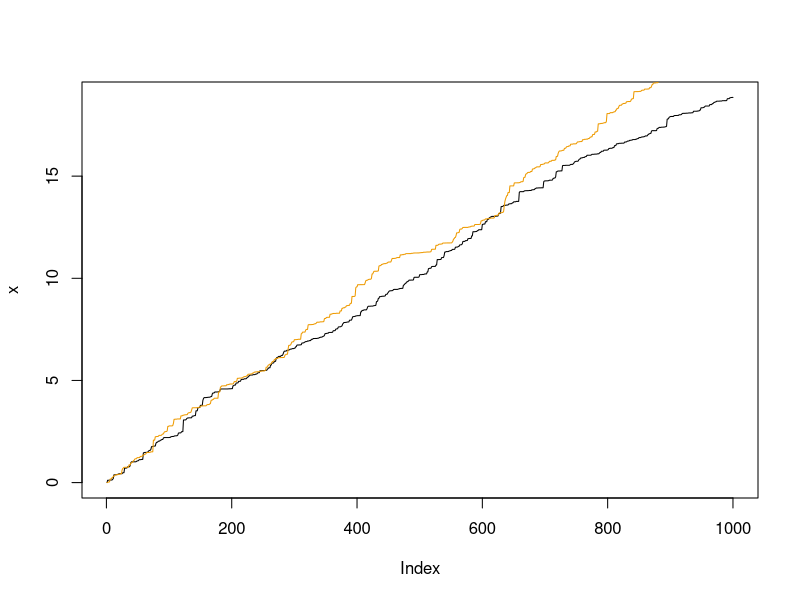
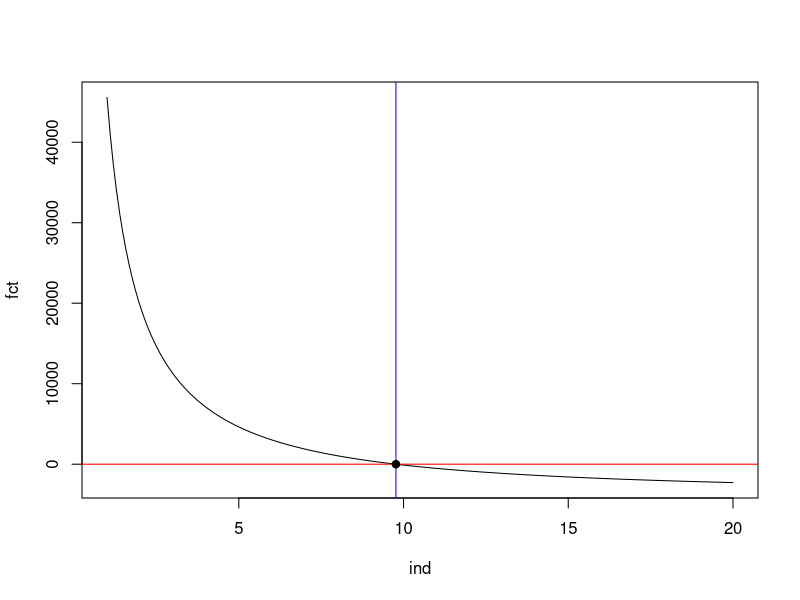

Write the R code that produced these figures, in order.

nbr_pts = 1000
L = nbr_pts
forme = 16
taux = 8
T = 10
N=1000
t = seq(0,T,length.out = nbr_pts)
U <- runif(L)
simulate = function() {
  x = numeric(nbr_pts)
  x[1] = 0
  delta_x <- qgamma(U, shape=forme*T/nbr_pts, rate=taux)
  for (i in 2:nbr_pts){
    x[i] = delta_x[i] + x[i - 1]
  }
  return(x)
}
x = simulate()
delta_x = x[2:L]-x[1:L-1]
plot(x,type='l')
forme_est = x[L]^2/(0.01*(L*sum(delta_x^2)-x[L]^2))
taux_est = (x[L]*L)/(L*sum(delta_x^2)-x[L]^2)
delta_nouveau = qgamma(runif(L),shape = forme_est*T/nbr_pts, rate = taux_est)
y = numeric(nbr_pts)
y[1] = 0
for (j in 2:nbr_pts){
  y[j]= delta_nouveau[j]+y[j-1]
}
lines(y,type='l',col = "orange2")
LOG <- log(delta_x)

a <- function(b){
  s <- 0
  
  for(i in 1:L){   # ✅ correct loop
    if (!is.na(LOG[i]) && is.finite(LOG[i])) {   # ✅ correct test
      s <- s + LOG[i]
    }
  }
  
  return(nbr_pts * log(b) + s - nbr_pts * digamma(b * x[L] / L))
}

ind = seq(1,20,length.out = 200)
fct = sapply(ind,a)
res <- uniroot(a, interval = c(0.001, 10))
r = res$root
plot(ind,fct,type = 'l')
abline(h = 0, col = "red")          # ligne y = 0
abline(v = res$root, col = "blue") # position du zéro
points(res$root, 0, pch = 19)
idx <- which(fct[-1] * fct[-length(fct)] < 0)
